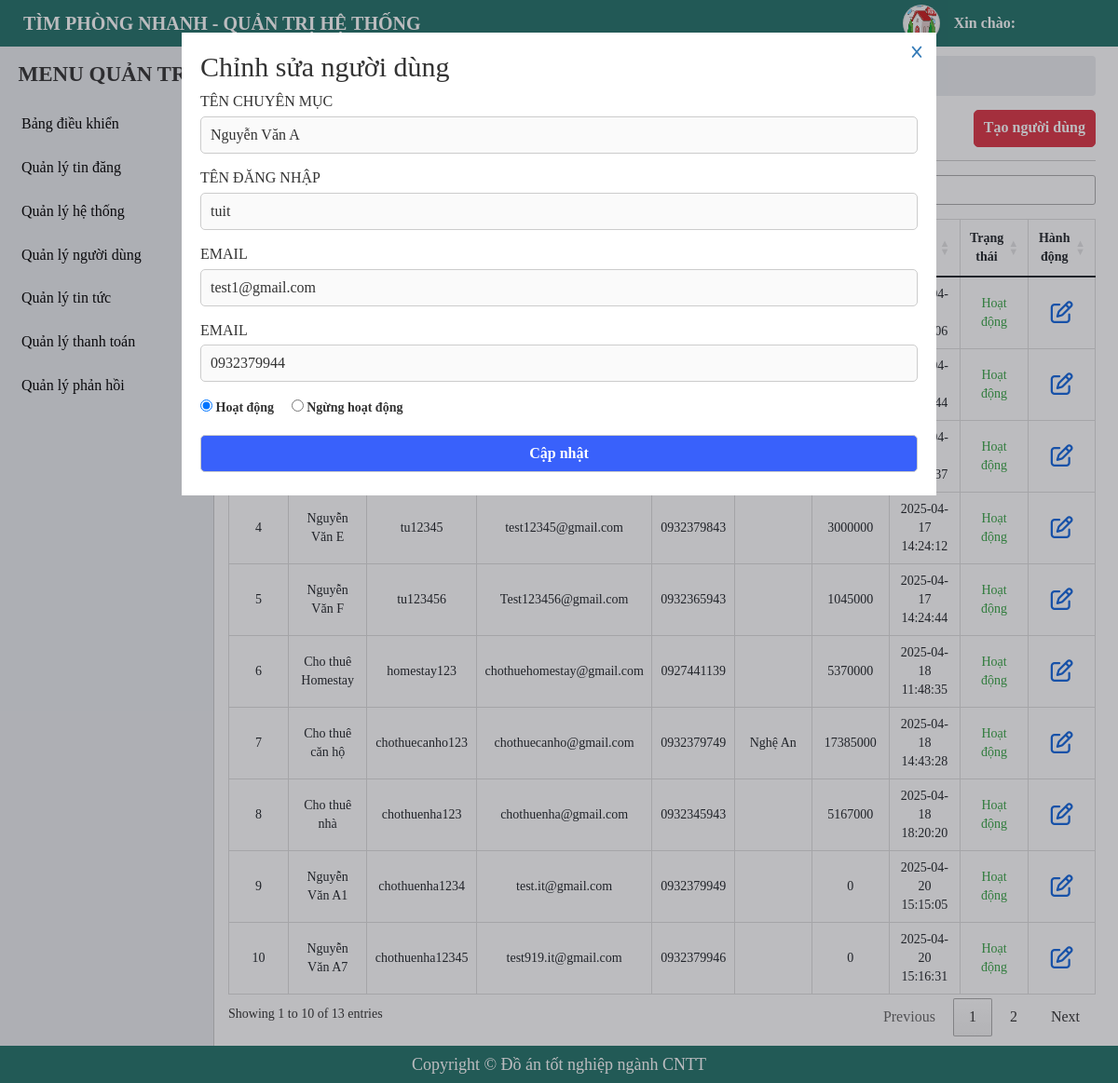
The app's page /admin/user-manager.php?id=19 with its own data.
### tables this page shows
CREATE TABLE `tbl_user` (
  `id` bigint(20) NOT NULL,
  `fullname` varchar(255) NOT NULL,
  `username` varchar(255) NOT NULL,
  `password` varchar(255) NOT NULL,
  `email` varchar(255) NOT NULL,
  `phone` varchar(255) NOT NULL,
  `zalo` varchar(255) DEFAULT NULL,
  `address` varchar(255) DEFAULT NULL,
  `facebook` varchar(255) DEFAULT NULL,
  `avatar` varchar(255) DEFAULT NULL COMMENT 'ảnh đại diện',
  `balance` bigint(255) DEFAULT 0 COMMENT 'Số dư',
  `status` tinyint(4) NOT NULL DEFAULT 1 COMMENT 'trạng thái',
  `created_at` timestamp NOT NULL DEFAULT current_timestamp(),
  `created_ad` timestamp NOT NULL DEFAULT current_timestamp()
);

### admin/user-manager.php (the view, shortened to what this page needs)
<?php
    include './include/connect.php';
    $queryUser = $conn->prepare("SELECT * FROM tbl_user");
    $queryUser->execute();
    $resultsUser = $queryUser->fetchAll(PDO::FETCH_OBJ);
    $updateId = isset($_GET['id'])?$_GET['id']:'';
    if($updateId){
        $queryUpdate = $conn->prepare("SELECT * FROM tbl_user WHERE ID = $updateId");
        $queryUpdate->execute();
        $resultsUpdate = $queryUpdate->fetch(PDO::FETCH_OBJ);
    }
?>
<!DOCTYPE html>
<html lang="en">
<head>
    <?php include('include/link-css.php');?>
</head>
<body>
    <?php
     include('include/header.php');
    ?>
    <div id="main">
        <?php
        include('include/sidebar.php');
        ?>
        <div id="main-right">
            <nav aria-label="breadcrumb">
                <ol class="breadcrumb">
                    <li class="breadcrumb-item"><a href="#">Trang quản trị</a></li>
                    <li class="breadcrumb-item"><a href="#">Quản lý người dùng</a></li>
                    <li class="breadcrumb-item active" aria-current="page">Quản lý user</li>
                </ol>
            </nav>
            <section class="main-right-title">
                <div class="form-title">
                    <h1>Quản lý user</h1>
                </div>
                <div class="account-btn">
                    <a href="../register.php" class="btn btn-post btn-add">Tạo người dùng</a>
                </div>
            </section>
            <div class="main-right-table">
                <table class="table table-bordered table-post-list" id = "table-manage">
                    <thead>
                        <tr>
                            <th style="width: 5%;" >STT</th>
                            <th style="width: 12%;" >Tên đẩy đủ</th>
                            <th style="width: 10%;" >Tên đăng nhập</th>
                            <th style="width: 12%;" >Email</th>
                            <th style="width: 10%;" >Số điện thoại</th>
                            <th style="width: 15%;" >Địa chỉ</th>
                            <th style="width: 10%;" >Số dư tk</th>
                            <th style="width: 10%;" >Ngày tạo</th>
                            <th style="width: 8%;" >Trạng thái</th>
                            <th style="width: 8%;" >Hành động</th>
                        </tr>
                    </thead>
                    <tbody >
                        <?php foreach ($resultsUser as $key => $value) { ?>
                            <tr>
                                <td><?php echo $key+1 ?></td>
                                <td>
                                    <p><?php echo $value -> fullname ?></p>
                                </td>
                                <td>
                                    <p><?php echo $value -> username ?></p>
                                </td>
                                <td>
                                    <p><?php echo $value -> email ?></p>
                                </td>
                                <td>
                                    <p><?php echo $value -> phone ?></p>
                                </td>
                                <td>
                                    <p><?php echo $value -> address ?></p>
                                </td>
                                <td>
                                    <p><?php echo $value -> balance ?></p>
                                </td>
                                <td>
                                    <p><?php echo $value -> created_at ?></p>
                                </td>
                                <td>
                                    <?php if( $value -> status == 1){ ?>
                                        <p style = "color: #37a344">Hoạt động</p>
                                    <?php }else{ ?>
                                        <p style = "color: red">Không hoạt động</p>
                                    <?php } ?>
                                </td>
                                <td>
                                    <a href="./user-manager.php?id=<?php echo $value -> id ?>" class="btn-setting btn-edit" style = "color: #1266dd;"><i class="fa-regular fa-pen-to-square"></i></a>
                                </td>
                            </tr>
                        <?php } ?>
                    </tbody>
                </table>
            </div>
        </div>
        <?php if(isset($_GET['id'])){?>
        <div class="form-act form-animation" style ="display: block;">
            <div class="form-act-edit">
                <div class="form-close">
                    <a href="./user-manager.php"><i class="fa-solid fa-x"></i></a>
                </div>
                <form action="" method="post">
                    <h2>Chỉnh sửa người dùng</h2>
                    <div class="form-contact form-validator ">
                        <lable class="contact-title">Tên chuyên mục</lable>
                        <input type="text"  value = "<?php echo $resultsUpdate-> fullname ?>" disabled>
                    </div>
                    <div class="form-contact form-validator ">
                        <lable class="contact-title">Tên đăng nhập</lable>
                        <input type="text" value = "<?php echo $resultsUpdate->username ?>" disabled>
                    </div>
                    <div class="form-contact form-validator ">
                        <lable class="contact-title">Email</lable>
                        <input type="text" value = "<?php echo $resultsUpdate->email ?>" disabled>
                    </div>
                    <div class="form-contact form-validator ">
                    <lable class="contact-title">Email</lable>
                        <input type="text" value = "<?php echo $resultsUpdate->phone ?>" disabled>
                    </div>
                    <div class="status" style = "margin-top: 10px;">
                        <label style = "margin-right: 15px;">
                            <input type="radio" name="status" id="" value ="1" <?php if($resultsUpdate->status == 1) echo  "checked = 'Checked'" ?>> Hoạt động
                        </label>
                        <label>
                            <input type="radio" name="status" value ="0" <?php if($resultsUpdate->status == 0) echo  "checked = 'Checked'" ?> id="" > Ngừng hoạt động
                        </label>
                    </div>
                    <div class="form-contact form-validator" id = "btn-submit">
                        <input type="submit" name ="update-form" value="Cập nhật" class="btn update-form " id = "update-form">
                    </div>
                </form>
            </div>
        </div>
        <?php }?>
    </div>
    <?php include('include/footer.php');?>
</body>
</html>

### admin/css/style.css (style rules this page uses)
* { margin: 0; padding: 0; box-sizing: border-box; font-family: "MS Mincho"; }
a, a:hover { text-decoration: none; transition: all 0.3s ease-in-out 0s; -moz-transition: all 0.3s ease-in-out 0s; -o-transition: all 0.3s ease-in-out 0s; -webkit-transition: all 0.3s ease-in-out 0s; -ms-transition: all 0.3s ease-in-out 0s; }
.btn { height: 40px; border-radius: 5px; border: 1px solid #3961fb; background: #3961fb; font-weight: 700; color: #fff; display: inline-flex; align-items: center; justify-content: center; text-decoration: none; cursor: pointer; padding: 0 10px; margin: 5px 0; }
body { height: 100%; }
#main-right { padding: 60px 24px 50px 245px; }
#main-right .breadcrumb { background-color: #eaecef; padding: 10px 20px; margin-bottom: 0; }
#main-right li, #main-right a { font-size: 16px; }
.main-right-title { display: flex; justify-content: space-between; border-bottom: 1px solid #ccc; margin-bottom: 15px; }
.form-title { margin: 15px 0; }
.form-title h1 { font-weight: 700; }
.account-btn { display: flex; justify-content: center; align-items: center; }
.btn-post { color: #fff; background-color: #dc3545; border-color: #dc3545; margin-left: 6px; }
#main-right .table-bordered th, .table-bordered td { text-align: center; font-size: 14px; }
.main-right-table .table-post-list { border-collapse: collapse; }
.table-post-list td { vertical-align: middle !important; white-space: normal; }
.table-post-list .btn-setting { margin: 0 5px; font-size: 24px !important; }
.form-act { position: fixed; top: 0; bottom: 0; right: 0; left: 0; background-color: rgba(33, 33, 45, 0.3); z-index: 999; display: none; }
.form-act-edit { margin-top: 35px; padding: 20px; width: 810px; background-color: rgba(255, 255, 255, 1); position: relative; left: 50%; transform: translate(-50%); }
.form-close { position: absolute; top: 0; right: 0; cursor: pointer; padding: 12px; }
.form-close i { width: 18px; height: 18px; line-height: 18px; text-align: center; }
.form-contact { margin-top: 10px; }
.form-contact .contact-title { font-size: 16px; text-transform: uppercase; margin: 10px 0; }
.form-contact input { font-size: 16px; width: 100%; height: 40px; border-radius: 5px; padding: 0 10px; border: 1px solid #ccc; outline-color: #41ff00; margin: 4px 0 5px; }

### records on screen
tbl_user: shows "Hoạt động", fullname "Nguyễn Văn A", username "tuit", email "test1@gmail.com", phone "0932379944", status "☑ Hoạt động", status "☐ Ngừng hoạt động"
tbl_user: status "Hoạt động"
tbl_user: status "Hoạt động"
tbl_user: fullname "Nguyễn Văn E", username "tu12345", email "test12345@gmail.com", phone "0932379843", balance "3000000", created_at "2025-04-17 14:24:12", status "Hoạt động"
tbl_user: fullname "Nguyễn Văn F", username "tu123456", email "Test123456@gmail.com", phone "0932365943", balance "1045000", created_at "2025-04-17 14:24:44", status "Hoạt động"
tbl_user: fullname "Cho thuê Homestay", username "homestay123", email "chothuehomestay@gmail.com", phone "0927441139", balance "5370000", created_at "2025-04-18 11:48:35", status "Hoạt động"
tbl_user: fullname "Cho thuê căn hộ", username "chothuecanho123", email "chothuecanho@gmail.com", phone "0932379749", address "Nghệ An", balance "17385000", created_at "2025-04-18 14:43:28", status "Hoạt động"
tbl_user: fullname "Cho thuê nhà", username "chothuenha123", email "chothuenha@gmail.com", phone "0932345943", balance "5167000", created_at "2025-04-18 18:20:20", status "Hoạt động"
tbl_user: fullname "Nguyễn Văn A1", username "chothuenha1234", email "test.it@gmail.com", phone "0932379949", balance "0", created_at "2025-04-20 15:15:05", status "Hoạt động"
tbl_user: fullname "Nguyễn Văn A7", username "chothuenha12345", email "test919.it@gmail.com", phone "0932379946", balance "0", created_at "2025-04-20 15:16:31", status "Hoạt động"
